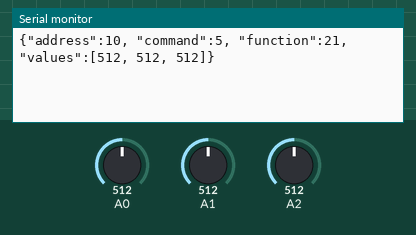
The sketch below on a simulated Arduino Uno, built with avr-gcc and run on an emulated ATmega328P. On the bench: the last lines printed to the serial monitor. The test bench sets the inputs (shaded band); at power-on: A0 = 512, A1 = 512, A2 = 512.

Above: at 1.2 s.
1.3 s: A0 set to 716
At 2.3 s:
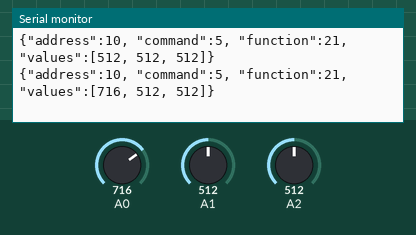
2.8 s: A1 set to 716
At 3.4 s:
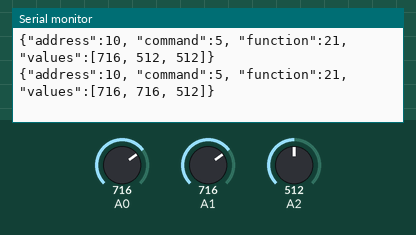
4.3 s: A2 set to 716
At 5.5 s:
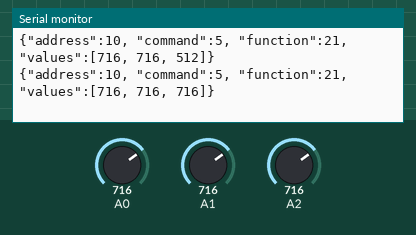
5.8 s: A0 set to 900
At 7.0 s:
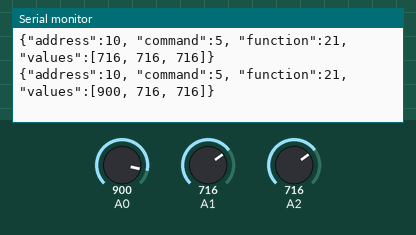
7.3 s: A1 set to 900
At 8.1 s:
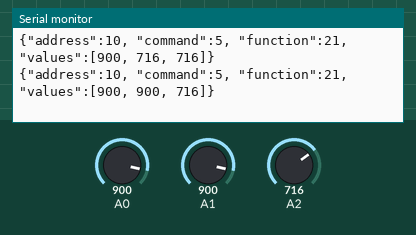
8.8 s: A2 set to 900
At 9.2 s:
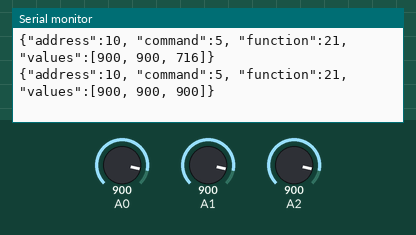
Timing chart, 0 to 11.3 s (numbered marks = the images above; inputs shaded):
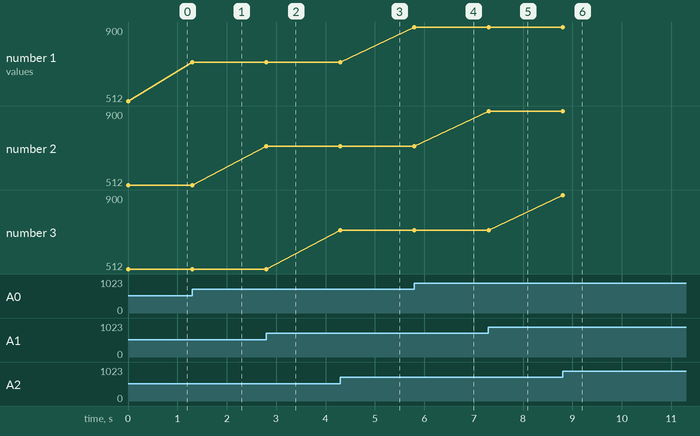

The sketch:

FunctionModule.ino
```cpp
/* Constants, local
 * These values are not shared with the Unity project
 */
enum ModuleState
{
  SEARCHING,
  CONNECTED,
  UPDATING,
  PAUSED,
  EXITING
};
const int TOLERANCE = 5;
/* Constants, shared
 * Ensure these values match those in the Unity project (GeometrySynth.Constants)
 */
enum ReservedAddresses
{
    EMPTY = 0,
    HUB = 1
};
enum ModuleFunction
{
    PASSTHROUGH = 2,
    //Creation:
    SHAPE = 3,
    //Transformation:
    TRANSLATE = 10,
    ROTATE = 11,
    SCALE = 12,
    MATRIX = 13,
    //Multipliers:
    WAVE = 20,
    SINE_WAVE = 21,
    SQUARE_WAVE = 22,
    TRIANGLE_WAVE = 23,
    PULSE = 24,
    NOISE = 25,
    NOISE_PERLIN = 26,
    //Material:
    COLOR = 30,
    COLOR_ALPHA = 31,
    TEXTURE = 32,
    BUMP = 33,
    //Lights:
    LIGHT = 40,
    LIGHT_DIRECTIONAL = 41,
    LIGHT_SPOT = 42,
    LIGHT_POINT = 43,
    //Camera:
    CAMERA_POSITION = 50,
    CAMERA_ORBIT = 51,
    CAMERA_PAN = 52,
    CAMERA_FOV = 53,
    //Filters:
    FILTER_LOWPASS = 60,
    FILTER_HIGHPASS = 61,
    //Triggers:
    TOGGLE = 70,
    BLINK = 71
};
enum Command
{
    CONNECT = 1,
    DISCONNECT = 2,
    CREATE = 3,
    READ = 4,
    UPDATE = 5,
    DELETE = 6,
    PING = 7,
    HELLO = 8,
    LINK = 9,
    UNLINK = 10
};
//End of shared constants
//Module Definition:
const int address = 10;
const ModuleFunction moduleFunction = SINE_WAVE;
ModuleState moduleState = SEARCHING;
const int inputCount = 3; //number of inputs, from 0 to 6, inputs are mapped to analog pins
int inputPins[inputCount];
int inputValues[inputCount];
boolean requiresUpdate = false;

void setup()
{
  Serial.begin(9600);
  for (int i = 0; i < inputCount; i++)
  {
    inputPins[i] = i;
    inputValues[i] = 0;
  }
}

void loop()
{
  for (int i = 0; i < inputCount; i++)
  {
    int inputValue = analogRead(inputPins[i]);
    if (!EqualWithinTolerance(inputValue, inputValues[i]))
    {
      inputValues[i] = inputValue;
      requiresUpdate = true;
    }
  }
  if (requiresUpdate)
  {
    Serial.println(GetUpdateMessage());
    requiresUpdate = false;
  }
}

boolean EqualWithinTolerance(int newValue, int recordedValue)
{
  if (newValue >= recordedValue - TOLERANCE && newValue <= recordedValue + TOLERANCE)
  {
    return true;
  }
  return false;
}

String GetUpdateMessage()
{
  String message = "{";
  message += "\"address\":";
  message += address;
  message += ", ";
  message += "\"command\":";
  message += UPDATE;
  message += ", ";
  message += "\"function\":";
  message += moduleFunction;
  message += ", ";
  message += "\"values\":[";
  for (int i = 0; i < inputCount; i++)
  {
    message += inputValues[i];
    if (i < inputCount - 1)
    {
      message += ", ";
    }
  }
  message += "]";
  message += "}";
  return message;
}
```

Measured:
- after the input at 1.3 s, the serial monitor: prints a new line at once (image 1)
- after the input at 2.8 s, the serial monitor: prints a new line at once (image 2)
- after the input at 4.3 s, the serial monitor: prints a new line at once (image 3)
- after the input at 5.8 s, the serial monitor: prints a new line at once (image 4)
- after the input at 7.3 s, the serial monitor: prints a new line at once (image 5)
- after the input at 8.8 s, the serial monitor: prints a new line at once (image 6)
- plotted number 1: 512 → 716 after the input at 1.3 s, 716 → 900 after the input at 5.8 s
